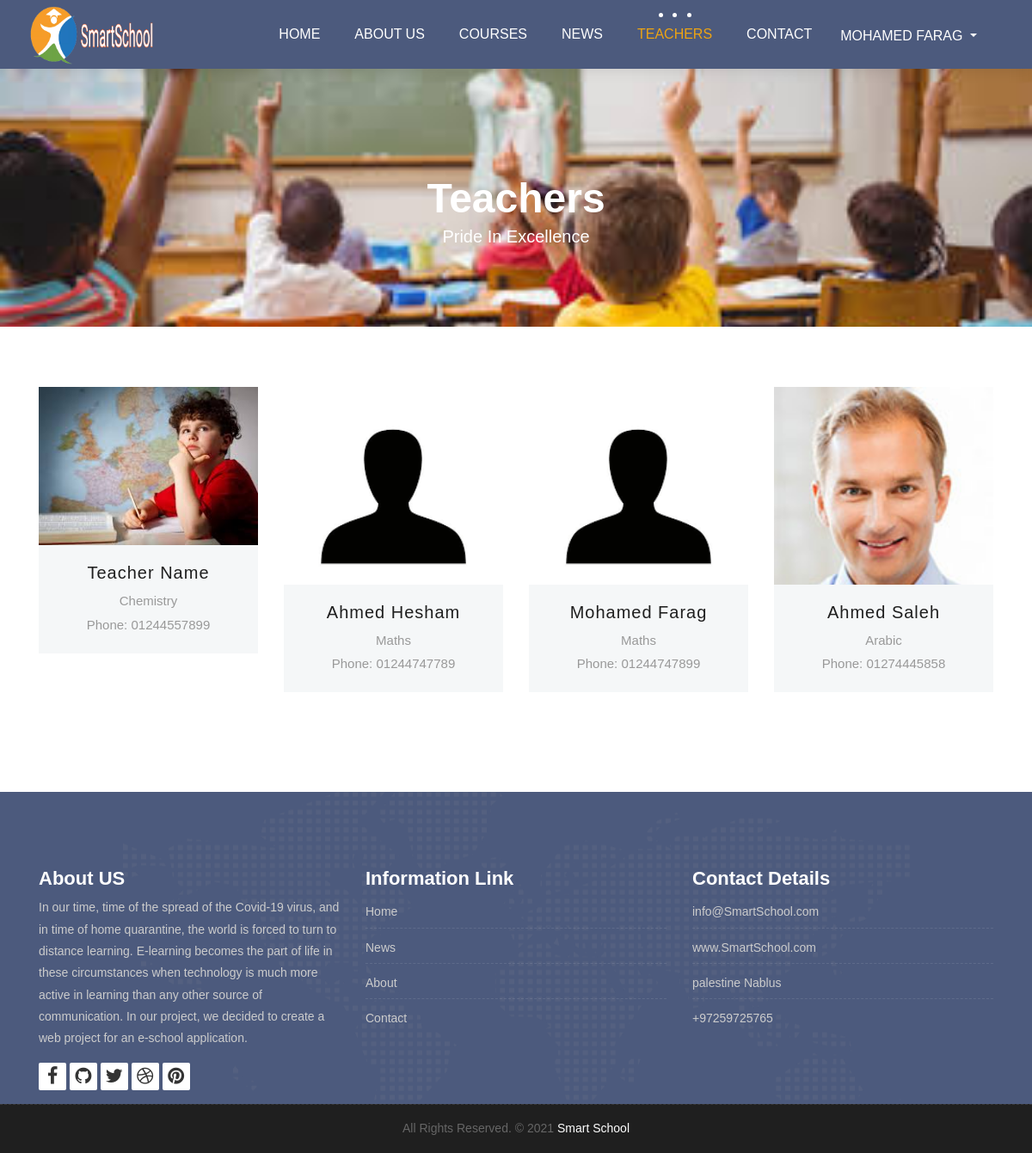
/teachers.php (signed in), run on the app's committed database.
### tables this page shows
CREATE TABLE `teachers` (
  `id` int(11) NOT NULL,
  `name` varchar(100) NOT NULL,
  `image` varchar(200) NOT NULL,
  `subject` int(11) DEFAULT NULL,
  `phone` varchar(11) NOT NULL,
  `email` varchar(50) NOT NULL,
  `password` varchar(150) NOT NULL,
  `gender` tinyint(1) NOT NULL,
  `fb_link` varchar(150) NOT NULL,
  `position` tinyint(1) NOT NULL DEFAULT 0 COMMENT '0 is teacher 1 is admin',
  `visibility` tinyint(4) NOT NULL DEFAULT 1 COMMENT ' 0 is invisible, 1 is visible',
  `date` date NOT NULL
);

CREATE TABLE `subjects` (
  `id` int(11) NOT NULL,
  `subject` varchar(80) NOT NULL
);

### includes/init.php (called while the page is built, shortened)
<?php
include 'templates/_header.php';

### teachers.php (the view, shortened to what this page needs)
<?php
$pageName = 'teachers';
require 'includes/init.php';
function getTeachers () {
    global $conn;
    $getTeachers = $conn->prepare("SELECT
        image, name, subject, fb_link, phone, gender
        FROM
        teachers
        WHERE visibility = 1
        ORDER BY id DESC");
    $getTeachers->execute();
    if($getTeachers->rowCount() > 0){
        return $getTeachers->fetchAll();
    }else{
        return 0;
    }
}
function getSubName ($subject) {
    global $conn;
    $getSub = $conn->prepare("SELECT
        subject
        FROM
        subjects
        WHERE
        id = ?");
    $getSub->execute([$subject]);
    if($getSub->rowCount() > 0){
        return $getSub->fetchColumn();
    }else{
        return 'UNKNOWN';
    }
}
?>
<div class="all-title-box">
    <div class="container text-center">
        <h1>Teachers<span class="m_1">Pride In Excellence</span></h1>
    </div>
</div>
<div id="teachers" class="section wb">
    <div class="container">
        <div class="row">
            <?php
            $teachers = getTeachers();
            if($teachers !== 0){
                foreach ($teachers as $teacher) {
                    ?>
                    <div class="col-lg-3 col-md-6 col-12 mb-3">
                        <div class="our-team">
                            <div class="team-img">
                                <div style="max-height: 230px;" class="overflow-hidden">
                                </div>
                            </div>
                            <div class="team-content">
                                <h3 class="title text-capitalize"><?php echo $teacher['name'];?></h3>
                                <span class="post"><?php echo getSubName($teacher['subject']);?></span>
                                <span class="post">Phone: <?php echo $teacher['phone'];?></span>
                            </div>
                        </div>
                    </div>
                    <?php
                }
            }else{
            }
            ?>
        </div>
    </div>
</div>
<?php include 'templates/_footer.php';?>

### templates/_navbar.php (shortened to what this page needs)
<?php
function getUser () {
    global $conn;
    if($_SESSION['smart_school_position'] === 0){
        $position = 'students';
    }else if ($_SESSION['smart_school_position'] === 1){
        $position = 'teachers';
    }else{header('location:user.php?page=logout');}
    $getUser = $conn->prepare("SELECT
        name
        FROM
        $position
        WHERE
        id = ?");
    $getUser->execute([$_SESSION['smart_school_user']]);
    return $getUser->fetch();
}
?>
<nav class="navbar navbar-expand-lg navbar-light bg-light">
    <div class="container-fluid">
        <a class="navbar-brand" href="index.php">
            <img src="images/logoo1.png"  alt="" style="width: 150px; height: 70px;"  />
        </a>
        <div class="collapse navbar-collapse" id="navbars-host">
            <ul class="navbar-nav ml-auto">
                <li class="nav-item <?php if(isset($pageName) && $pageName == 'home'){echo 'active';}?>"><a class="nav-link" href="index.php">Home</a></li>
                <li class="nav-item <?php if(isset($pageName) && $pageName == 'about'){echo 'active';}?>"><a class="nav-link" href="about.php">About Us</a></li>
                <li class="nav-item dropdown <?php if(isset($pageName) && $pageName == 'courses'){echo 'active';}?>">
                    <a class="nav-link dropdown-toggle" href="#" id="dropdown-a" data-toggle="dropdown">Courses </a>
                </li>
                <li class="nav-item <?php if(isset($pageName) && $pageName == 'news'){echo 'active';}?>"><a class="nav-link" href="blog.php">News</a></li>
                <li class="nav-item <?php if(isset($pageName) && $pageName == 'teachers'){echo 'active';}?>"><a class="nav-link" href="teachers.php">Teachers</a></li>
                <li class="nav-item <?php if(isset($pageName) && $pageName == 'contact'){echo 'active';}?>"><a class="nav-link" href="contact.php">Contact</a></li>
                <?php
                if(isset($_SESSION['smart_school_user'])){
                    ?>
                    <li class="ml-0 nav-item">
                        <div class="btn-group">
                          <button class="btn mt-1 text-uppercase text-white bg-transparent dropdown-toggle" type="button" data-toggle="dropdown" aria-haspopup="true" aria-expanded="false">
                            <?php echo getUser()['name'];?>
                          </button>
                        </div>
                    </li>
                    <?php
                }
                ?>
            </ul>
        </div>
    </div>
</nav>

### style.css (style rules this page uses)
body { color: #333333; font-size: 14px; font-family: 'Rubik', sans-serif; line-height: 1.80857; }
html, body { height: 100%; }
a { color: #1f1f1f; text-decoration: none !important; outline: none !important; -webkit-transition: all .3s ease-in-out; -moz-transition: all .3s ease-in-out; -ms-transition: all .3s ease-in-out; -o-transition: all .3s ease-in-out; transition: all .3s ease-in-out; }
h1, h2, h3, h4, h5, h6 { letter-spacing: 0; font-weight: normal; position: relative; padding: 0 0 10px 0; font-weight: normal; line-height: 120% !important; color: #1f1f1f; margin: 0 }
h1 { font-size: 24px }
h3 { font-size: 18px }
a { color: #1f1f1f; text-decoration: none; outline: none; }
a, .btn { text-decoration: none !important; outline: none !important; -webkit-transition: all .3s ease-in-out; -moz-transition: all .3s ease-in-out; -ms-transition: all .3s ease-in-out; -o-transition: all .3s ease-in-out; transition: all .3s ease-in-out; }
.top-navbar .bg-light { background: #4c5a7d !important; }
.top-navbar .navbar-light .navbar-nav .nav-link { color: #ffffff; font-size: 16px; font-weight: 500; }
.top-navbar .navbar-light .navbar-nav .nav-item { position: relative; display: inline-block; padding: 15px 0px; margin: 0px 20px; }
.top-navbar .navbar-light .navbar-nav .nav-item .nav-link { padding: 6px 0px; position: relative; display: block; line-height: 30px; letter-spacing: 0px; text-transform: uppercase; }
.top-navbar .navbar-light .navbar-nav .nav-item::after { position: absolute; content: ''; left: 50%; bottom: auto; top: 11px; width: 5px; height: 5px; opacity: 0; margin-left: -3px; background-color: #ffffff; border-radius: 50px; -webkit-transform: translateY(0px); transform: translateY(0px); transition: all 900ms ease; -webkit-transition: all 900ms ease; -ms-transition: all 900ms ease; -o-transition: all 900ms ease; -moz-transition: all 900ms ease; }
.top-navbar .navbar-light .navbar-nav .nav-item .nav-link::before { position: absolute; content: ''; left: 0%; bottom: auto; top: -4px; width: 5px; height: 5px; border-radius: 50px; opacity: 0; margin-left: -10px; background-color: #ffffff; -webkit-transform: translateY(0px); transform: translateY(0px); transition: all 900ms ease; -webkit-transition: all 900ms ease; -ms-transition: all 900ms ease; -o-transition: all 900ms ease; -moz-transition: all 900ms ease; }
.top-navbar .navbar-light .navbar-nav .nav-item .nav-link::after { position: absolute; content: ''; right: 0%; left: auto; bottom: auto; top: -4px; width: 5px; height: 5px; border-radius: 50px; border: none !important; opacity: 0; margin-right: -11px; background-color: #ffffff; transition: all 900ms ease; -webkit-transition: all 900ms ease; -ms-transition: all 900ms ease; -o-transition: all 900ms ease; -moz-transition: all 900ms ease; }
.top-navbar .navbar-light .navbar-nav .nav-item.active::after { opacity: 1; }
.top-navbar .navbar-light .navbar-nav .nav-item.active .nav-link::before { opacity: 1; left: 40%; }
.top-navbar .navbar-light .navbar-nav .nav-item.active .nav-link { color: #eea412; }
.top-navbar .navbar-light .navbar-nav .nav-item.active .nav-link::after { opacity: 1; right: 40%; }
.top-navbar .bg-light { padding-top: 0px; padding-bottom: 0px; box-shadow: 0 0 18px 0 rgba(0,0,0,.12); }
.section { display: block; position: relative; overflow: hidden; padding: 70px 0; }
.section.wb { background-color: #ffffff; }
.all-title-box { background: url(images/banner.jpg)no-repeat; -webkit-background-size: cover; -moz-background-size: cover; -o-background-size: cover; background-size: cover; background-position: center; min-height: 300px; }
.all-title-box h1 { color: #fff; font-weight: 600; text-transform: capitalize; padding-top: 11%; font-size: 48px; line-height: 0px; }
span.m_1 { font-weight: 300; font-size: 20px; line-height: 1.5em; display: block; }
.our-team { text-align: center; margin-bottom: 30px; }
.our-team .team-img { overflow: hidden; position: relative; }
.our-team .team-content { padding: 20px 0; background: #f5f7f8; color: #54478a; }
.our-team .title { display: block; font-size: 20px; font-weight: 500; letter-spacing: 1px; text-transform: uppercase; margin: 0 0 7px 0; padding: 0px; }
.our-team .post { display: block; font-size: 15px; color: #999; }
* { list-style-type: none; text-decoration: none; font-family: Arial, Helvetica, sans-serif; margin: 0; padding: 0; box-sizing: border-box; }

### data on the page
teachers: name "MOHAMED FARAG", name "Mohamed Farag", subject.subject "Maths", phone "01244747899"
teachers: name "Teacher Name", subject.subject "Chemistry", phone "01244557899"
teachers: name "Ahmed Hesham", subject.subject "Maths", phone "01244747789"
teachers: name "Ahmed Saleh", subject.subject "Arabic", phone "01274445858"
